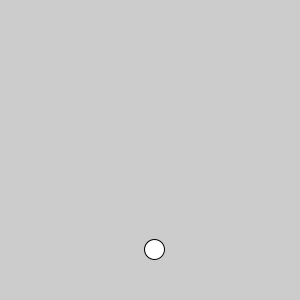
Frame 1 (no input)
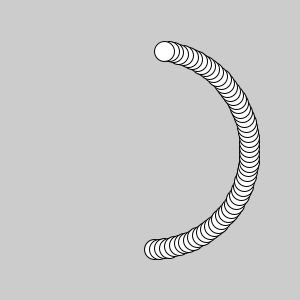
Frame 60 (the mouse pressed at the canvas centre just before this capture)
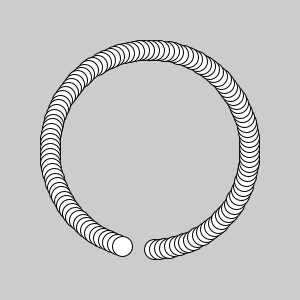
Frame 120 (the mouse held since frame 60 and released just before this capture)

The Processing sketch that drew these frames (run headless with seeded random() and noise(); from frame 60 on, the mouse is pressed at the canvas centre):

// Processing sketch: processing_185659
// ── processing_185659.pde

float i = 0;
void setup() {
  size(300, 300);
}
void draw() {
  //background(255);
i=i+0.05;
float posicionX = 100*sin(i);
float posicionY = 100*cos(i);
  ellipse(width/2+posicionX, height/2+posicionY, 20, 20);
}
